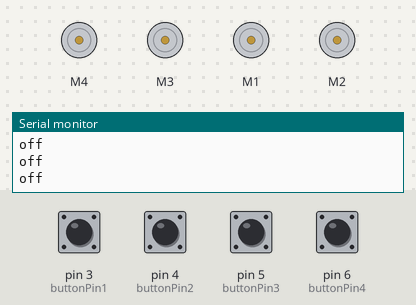
This sketch was run on a simulated Arduino Uno, built with avr-gcc and run on an emulated ATmega328P. On the bench: 4 × DC motor (green arrow = forward, orange = backward, longer = faster), the last lines printed to the serial monitor. The test bench sets the inputs (shaded band); at power-on: pin 3 (buttonPin1), pin 4 (buttonPin2), pin 5 (buttonPin3), pin 6 (buttonPin4) HIGH.

Above: at 1.2 s.
1.3 s: pin 3 (buttonPin1) pulled LOW for 0.15 s
At 1.38 s:
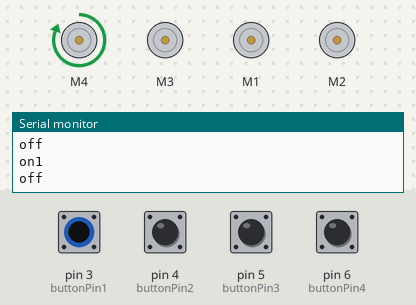
2.9 s: pin 4 (buttonPin2) pulled LOW for 0.15 s
At 2.99 s:
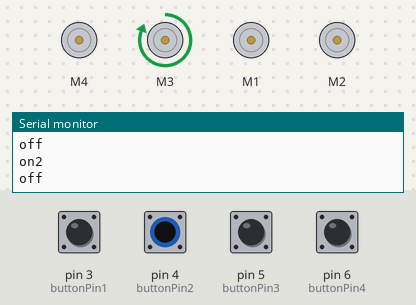
4.5 s: pin 5 (buttonPin3) pulled LOW for 0.15 s
At 4.59 s:
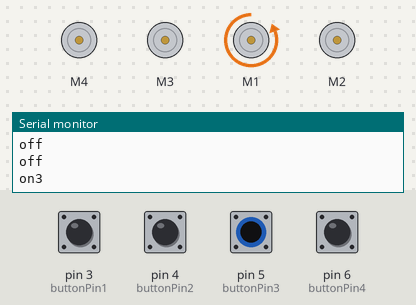
6.1 s: pin 6 (buttonPin4) pulled LOW for 0.15 s
At 6.2 s:
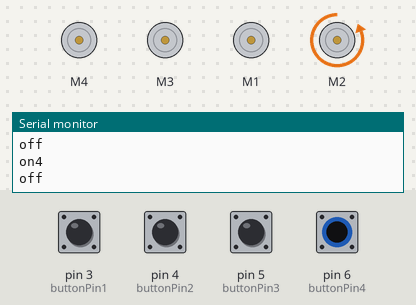
7.7 s: pin 3 (buttonPin1) driven LOW and pin 4 (buttonPin2) driven LOW
At 8.6 s:
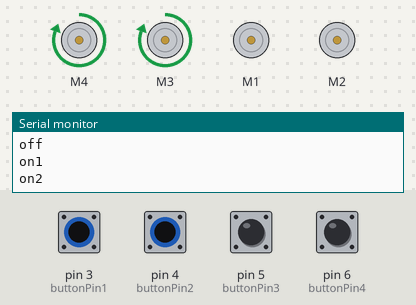
9.2 s: pin 5 (buttonPin3) pulled LOW for 1 s
At 9.7 s:
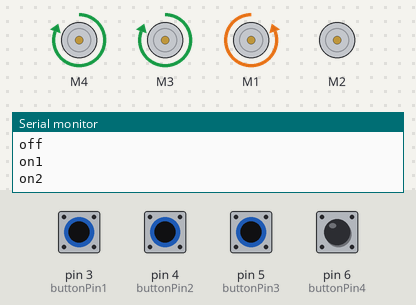
Timing chart, 0 to 12.2 s (numbered marks = the images above; inputs shaded):
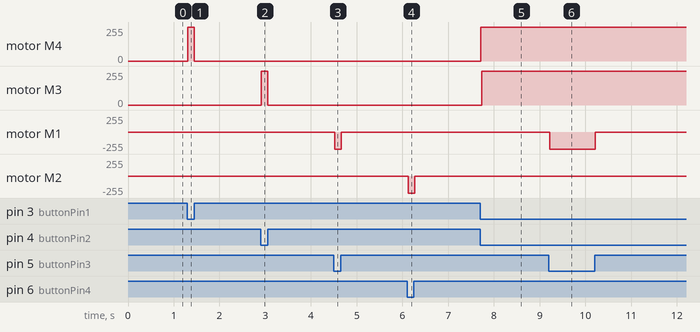

The sketch:

4Pumps_with_buttons.ino
```cpp
#include <Adafruit_MotorShield.h>


Adafruit_MotorShield AFMS = Adafruit_MotorShield();


Adafruit_DCMotor *myMotor1 = AFMS.getMotor(1);//yellow
Adafruit_DCMotor *myMotor2 = AFMS.getMotor(2);//blue
Adafruit_DCMotor *myMotor3 = AFMS.getMotor(3);//red
Adafruit_DCMotor *myMotor4 = AFMS.getMotor(4);//water


const int buttonPin1 = 3; // water
const int buttonPin2 = 4;// red
const int buttonPin3 = 5;// yellow
const int buttonPin4 = 6;// blue
int buttonState1 = 0;
int buttonState2 = 0;
int buttonState3 = 0;
int buttonState4 = 0;

void setup() {
  Serial.begin(9600);
  pinMode(buttonPin1, INPUT_PULLUP);//water, black button
   pinMode(buttonPin2, INPUT_PULLUP);//red, red button
    pinMode(buttonPin3, INPUT_PULLUP);//yellow
     pinMode(buttonPin4, INPUT_PULLUP);//blue
 // Serial.println("Adafruit Motorshield v2 - DC Motor test!");

  if (!AFMS.begin()) {


    while (1);
  }


 // myMotor1->setSpeed(150);
 // myMotor1->run(FORWARD);

 // myMotor1->run(RELEASE);
}

void loop() {

 buttonState1 = digitalRead(buttonPin1);
  buttonState2 = digitalRead(buttonPin2);
   buttonState3 = digitalRead(buttonPin3);
    buttonState4 = digitalRead(buttonPin4);

  if (buttonState1 == LOW) {////water
    Serial.println("on1");
    myMotor4->setSpeed(255);
    myMotor4->run(FORWARD);
  } else {
   myMotor4->setSpeed(0);
    myMotor4->run(RELEASE);
    Serial.println("off");
  }
  myMotor4->run(FORWARD);

 //*********
 if (buttonState2 == LOW) {//red
    Serial.println("on2");
    myMotor3->setSpeed(255);
    myMotor3->run(FORWARD);
  } else {
   myMotor3->setSpeed(0);
    myMotor3->run(RELEASE);
    Serial.println("off");
  }
  myMotor3->run(FORWARD);
  //**************
  if (buttonState3 == LOW) {//yellow
    Serial.println("on3");
    myMotor1->setSpeed(255);
    myMotor1->run(BACKWARD);
  } else {
   myMotor1->setSpeed(0);
    myMotor1->run(RELEASE);
    Serial.println("off");
  }
  myMotor1->run(BACKWARD);
  //*************
  if (buttonState4 == LOW) {//blue
    Serial.println("on4");
    myMotor2->setSpeed(255);
    myMotor2->run(BACKWARD);
  } else {
   myMotor2->setSpeed(0);
    myMotor2->run(RELEASE);
    Serial.println("off");
  }
  myMotor2->run(BACKWARD);

}
```

Measured:
- after the input at 1.3 s, motor M4: stopped → forward 255/255 at once, → stopped 0.14 s later
- after the input at 2.9 s, motor M3: stopped → forward 255/255 at once, → stopped 0.14 s later
- after the input at 4.5 s, motor M1: stopped → backward 255/255 at once, → stopped 0.14 s later
- after the input at 6.1 s, motor M2: stopped → backward 255/255 at once, → stopped 0.14 s later
- after the input at 7.7 s, motor M4, motor M3: stopped → forward 255/255 at once
- after the input at 9.2 s, motor M1: stopped → backward 255/255 at once, → stopped 0.99 s later
